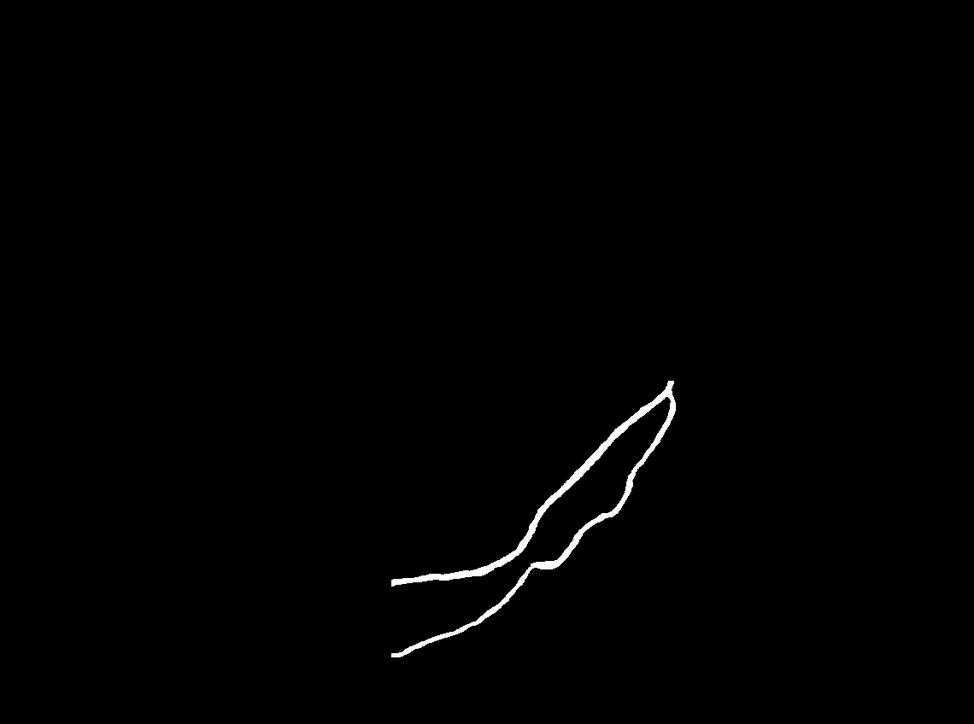
#> input picture aoi/images/007-0028-000_1140x848/arcade_inferior_nasal.bmp, 974 x 724 px, shrunk from 1140 x 848 before the run
$ python create_bitmask.py out.png 5 ../images/007-0028-000_1140x848/arcade_inferior_nasal.bmp
#> lines starting #> are read from the running program, lines starting #| are printed output that depends on the picture; after the words box and inside, x2 and y2 are one past the last pixel; in counts of white or black regions, pixels touching at a corner belong together
# Take a black and white image file and create a new black and white image file
# where every white pixel is converted into a filled circle of radius `a`,
# which is the accuracy in pixels of the measurement.

import cv2
import numpy as np
import os
import sys

if __name__ == '__main__':
    def printUsage():
        print("Usage:", __file__, "<outfile_bmp> <accuracy_px> <mask_bmp> [<mask_bmp> [...]]")

    ### command line parsing ###

    if len(sys.argv) < 4:
        printUsage()
        sys.exit(1)

    accuracy_px = int(sys.argv[2])
    if not accuracy_px > 0:
        raise ValueError("accuracy_px needs to be a positive integer: " + accuracy_px)

    outfile_bmp = sys.argv[1]

    mask_bmps = set()
    for mask_bmp in sys.argv[3:]:
        if not os.path.exists(mask_bmp):
            raise ValueError("mask_bmp does not exist: " + mask_bmp)
        mask_bmps.add(mask_bmp)

    # we do the set -> list dance to ensure no duplicates
    mask_bmps = list(mask_bmps)

    ### open the mask file and make sure it's valid ###
    print("Opening", mask_bmps[0], "to create the canvas...", end="")
    mask_data = cv2.imread(mask_bmps[0], cv2.IMREAD_GRAYSCALE)
#> mask_data is the input picture: shape (724, 974); min 0, max 255, mean 1.7
    print("done.")

    if mask_data is None:
        raise ValueError("could not load mask_bmp")

    rows = len(mask_data)
#> rows = 724
    cols = len(mask_data[0])
#> cols = 974

    ### our new canvas ###
    new_canvas = np.zeros((rows, cols), dtype=np.uint8)
    assert(len(new_canvas) == rows)
    assert(len(new_canvas[0]) == cols)

    # loop through all of the masks and add them to our new canvas
    for mask_bmp in mask_bmps:
        print("Extracting mask data from", mask_bmp)
        mask_data = cv2.imread(mask_bmp, cv2.IMREAD_GRAYSCALE)

        # find all of the white pixels and draw a white circle at that position
        # on the new canvas
        white_pixels = 0
        for y in range(rows):
            for x in range(cols):
                if mask_data[y][x] != 0:
                    white_pixels += 1

                    # white pixel! Draw the circle on the new canvas
                    # Note: the last argument is thickness, -1 means fill
                    cv2.circle(new_canvas, (x,y), accuracy_px, (255), -1)
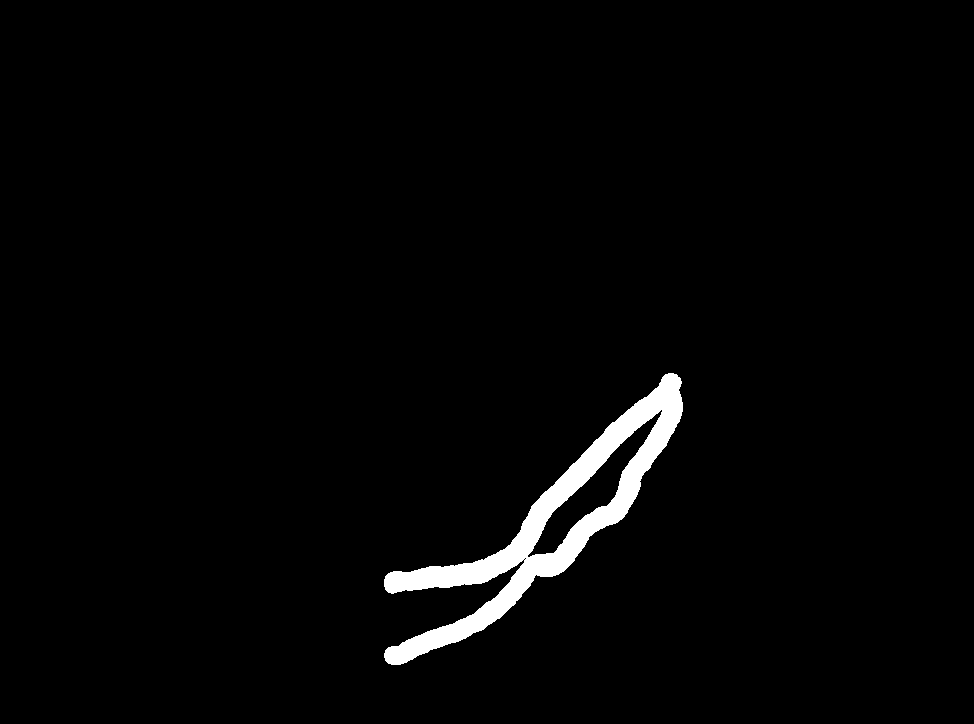
#> new_canvas: shape (724, 974); 2.3% white; 1 white region, box (x1, y1, x2, y2) and area: (384, 373, 683, 665) 16061
#> after the loop, white_pixels = 7006

        print(white_pixels, "pixels found and converted")
#| 7006 pixels found and converted

    cv2.imwrite(outfile_bmp, new_canvas)

    print("New image written to", outfile_bmp)
    print("All done. Have a nice day :)")

# EOF

$ run again, on aoi/images/007-0028-000_1140x848/arcade_superior_nasal.bmp
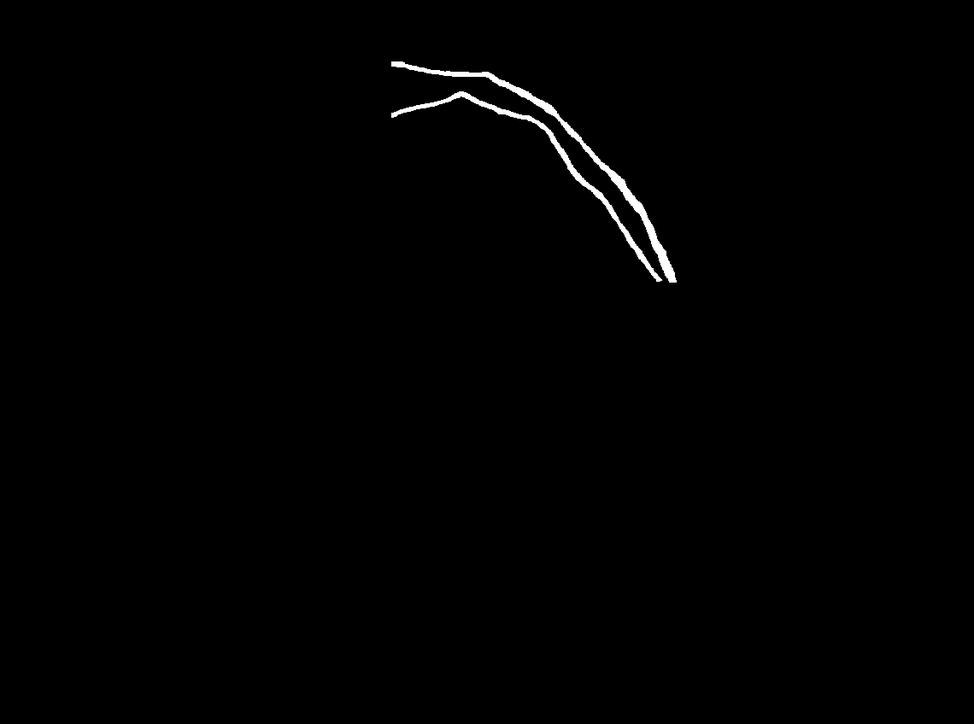
#> input picture aoi/images/007-0028-000_1140x848/arcade_superior_nasal.bmp, 974 x 724 px, shrunk from 1140 x 848 before the run
#> mask_data is the input picture: shape (724, 974); min 0, max 255, mean 1.5
#> rows = 724
#> cols = 974
#> after the loop `for y in range(rows):`:
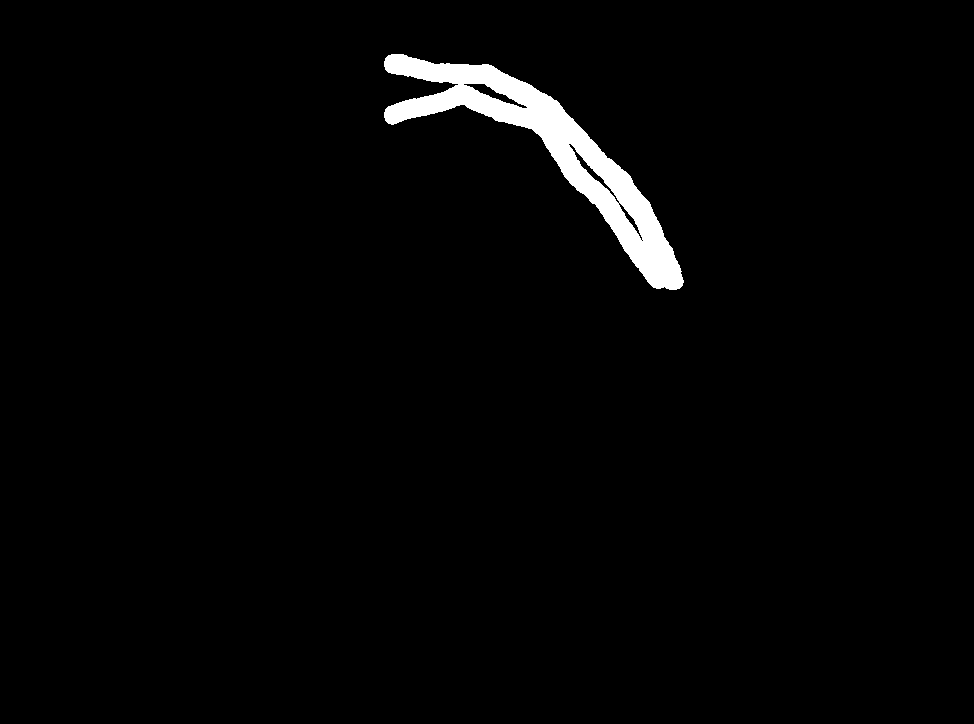
#> new_canvas: shape (724, 974); 2.1% white; 1 white region, box (x1, y1, x2, y2) and area: (384, 54, 684, 290) 15130
#| 6527 pixels found and converted

$ run again, on aoi/images/007-0028-000_1140x848/arcade_superior_temporal.bmp
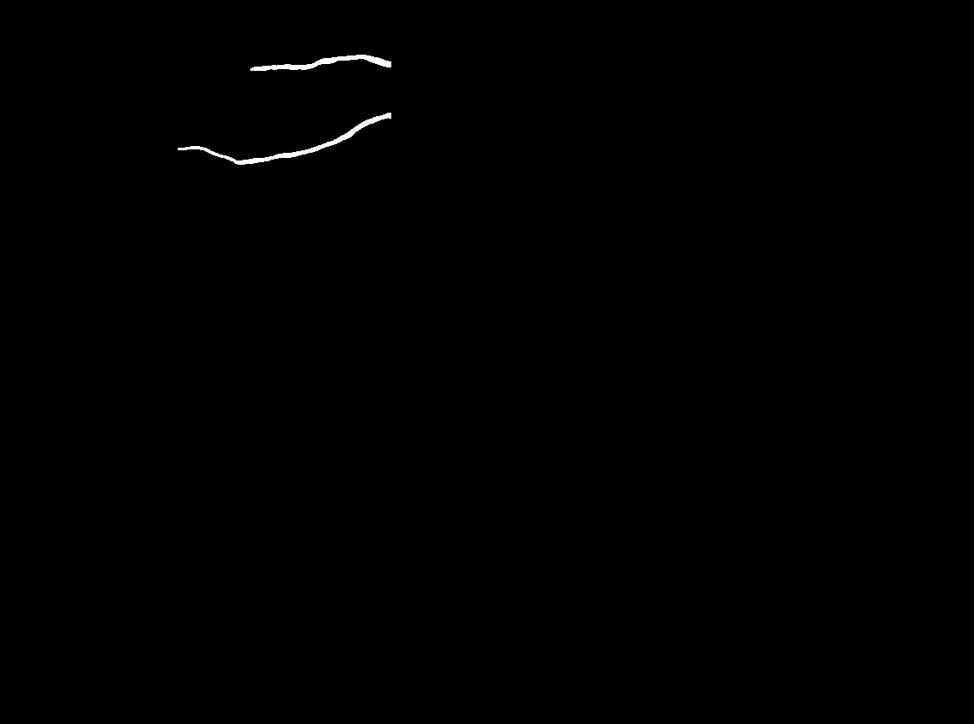
#> input picture aoi/images/007-0028-000_1140x848/arcade_superior_temporal.bmp, 974 x 724 px, shrunk from 1140 x 848 before the run
#> mask_data is the input picture: shape (724, 974); min 0, max 255, mean 0.6
#> rows = 724
#> cols = 974
#> after the loop `for y in range(rows):`:
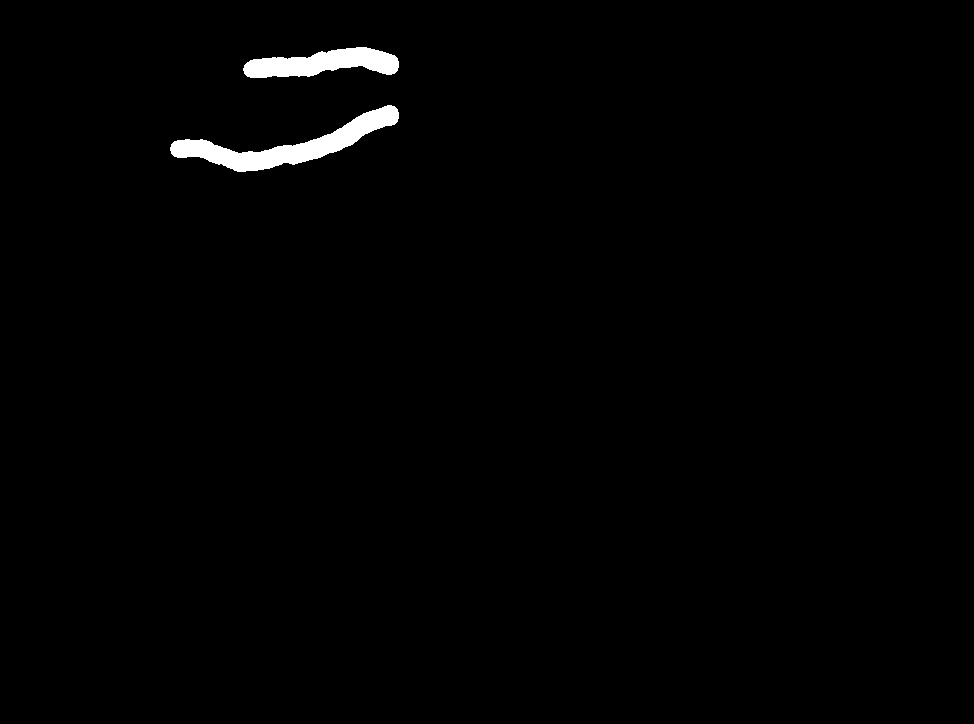
#> new_canvas: shape (724, 974); 1.1% white; 2 white regions, box (x1, y1, x2, y2) and area: (170, 105, 399, 172) 4460, (243, 47, 399, 78) 3008
#| 2741 pixels found and converted

$ run again, on aoi/images/007-0028-000_1140x848/macula_nasal.bmp
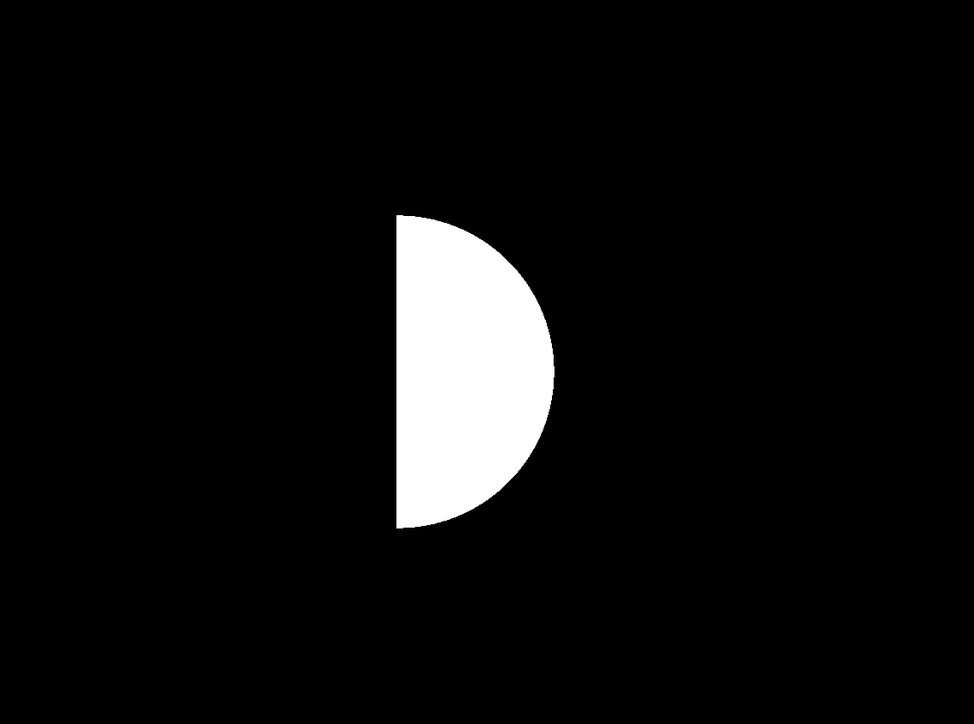
#> input picture aoi/images/007-0028-000_1140x848/macula_nasal.bmp, 974 x 724 px, shrunk from 1140 x 848 before the run
#> mask_data is the input picture: shape (724, 974); min 0, max 255, mean 14
#> rows = 724
#> cols = 974
#> after the loop `for y in range(rows):`:
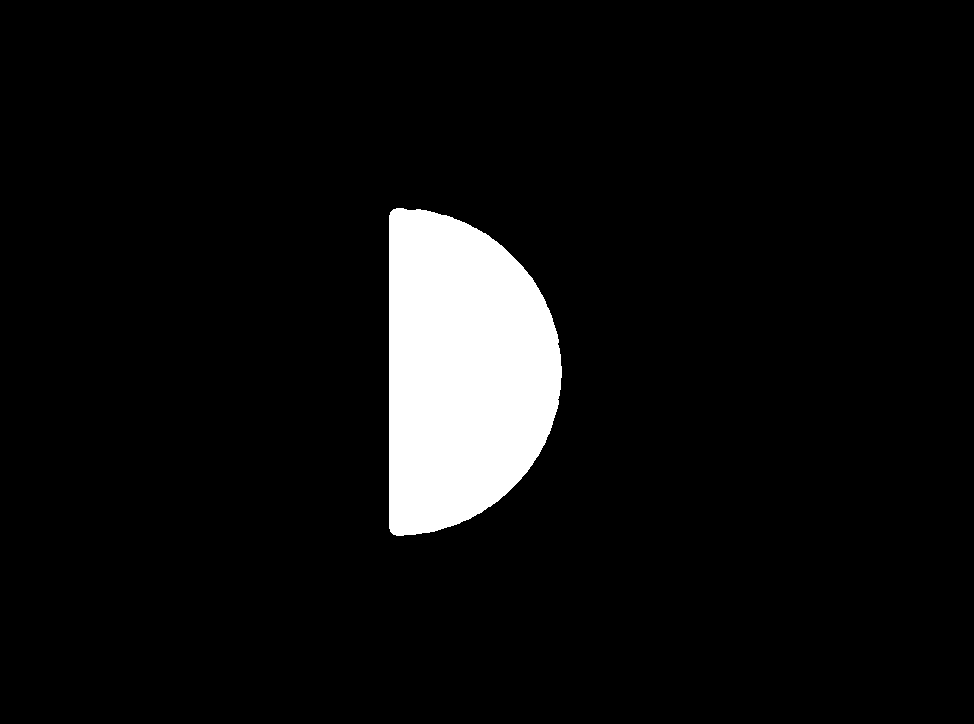
#> new_canvas: shape (724, 974); 6.4% white; 1 white region, box (x1, y1, x2, y2) and area: (389, 208, 562, 536) 44882
#| 40037 pixels found and converted
